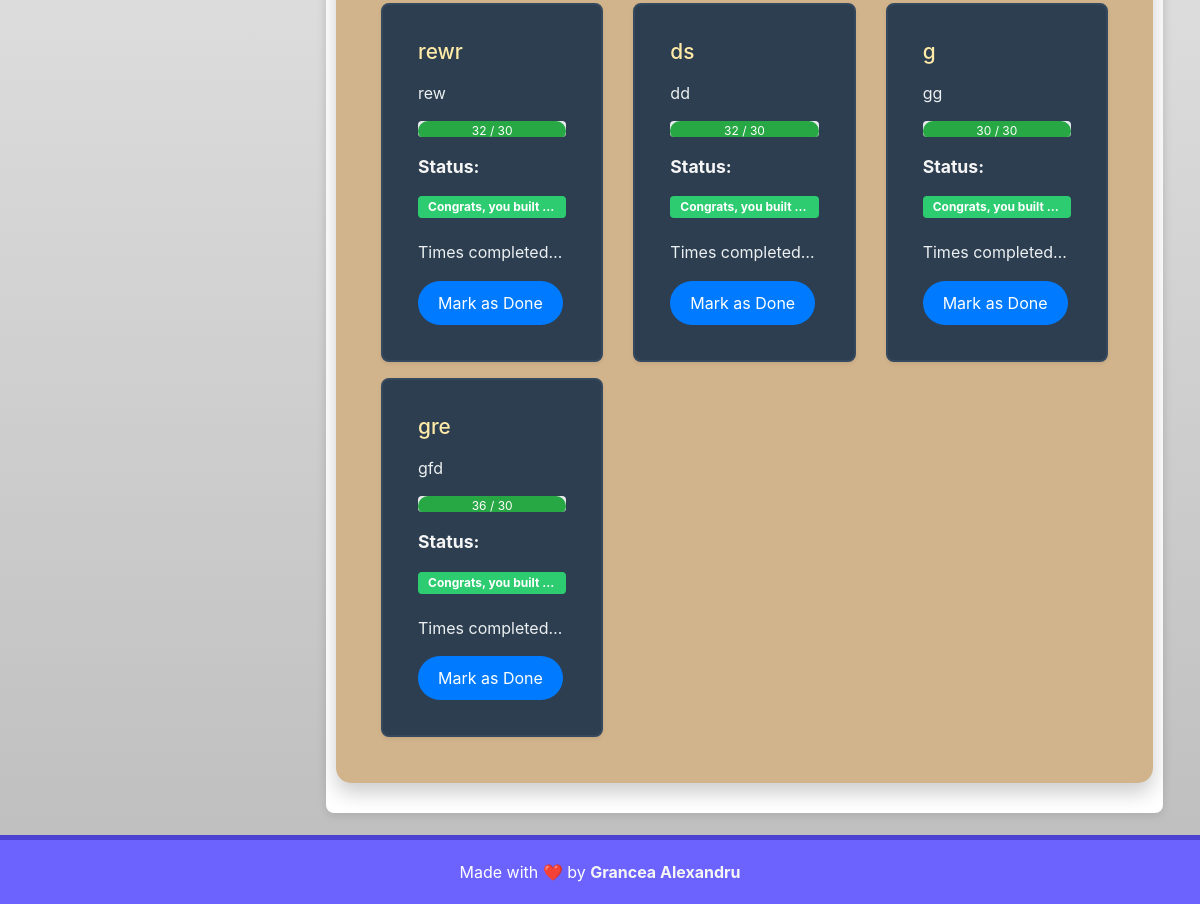
Page /main (signed in, lower part) on the earlier database version.
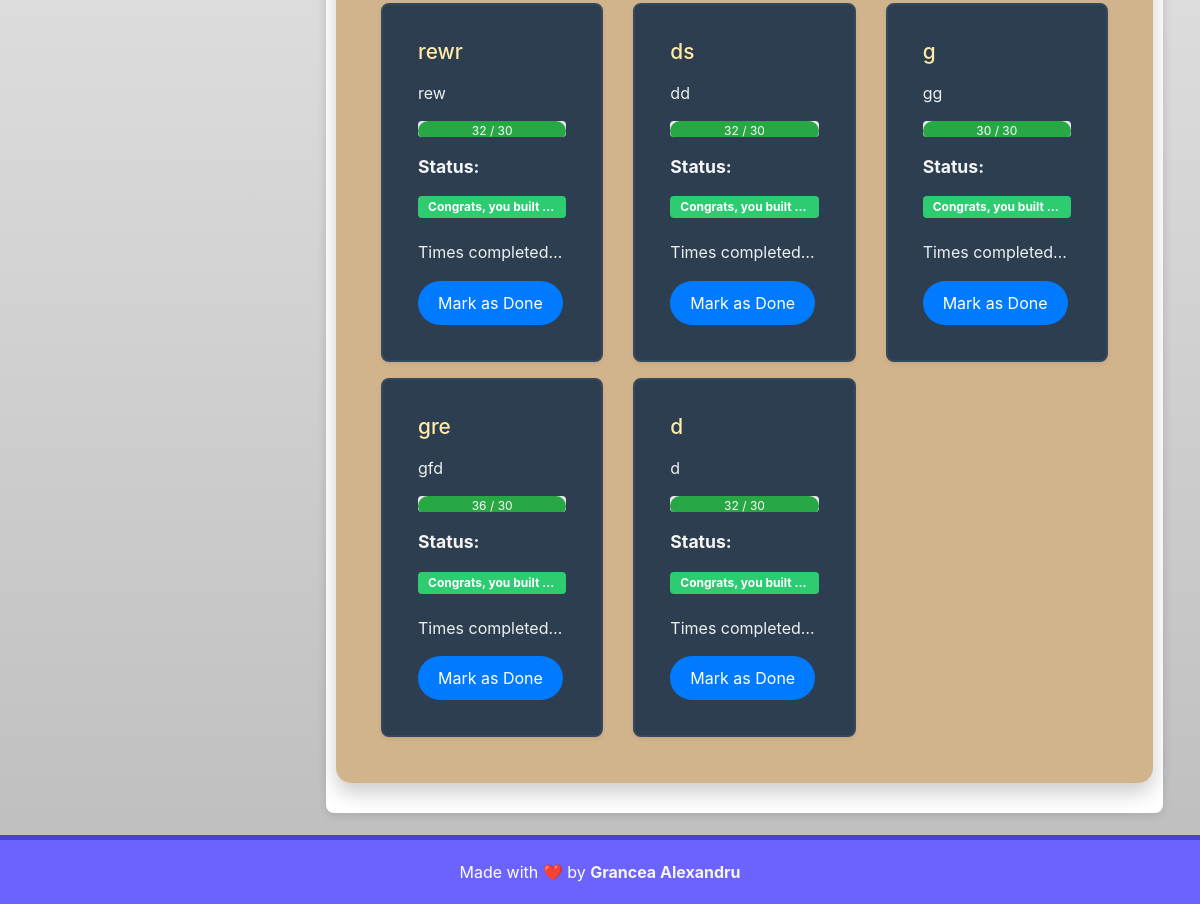
Same page on the later database version.
### habits/models.py (models this page shows, shortened)
class Habit(models.Model):
    user = models.ForeignKey(User, on_delete=models.CASCADE, related_name="habits")
    habit = models.CharField(max_length=64)
    description = models.CharField(max_length=255)
    status = models.CharField(max_length=64, default="Habit being formed")
    times_completed = models.IntegerField(default=0)
    private = models.BooleanField(default=False)

### habits/views.py (the view)
# urls.py: path('main', views.main_page, name='main_page'),
def main_page(request):
    habits = Habit.objects.filter(user=request.user)
    total_completed = 0
    for habit in habits:
        if habit.times_completed >= 30:
            total_completed += 1
        if habit.times_completed < 10:
            habit.status = "Habit at the beginning"
        elif habit.times_completed < 20:
            habit.status = "Keep going"
        elif habit.times_completed < 30:
            habit.status = "Almost there"
        else:
            habit.status = "Congrats, you built a habit!"
    user_badges = get_badge(total_completed)
    return render(request, "habits/main_page.html", {
        "habits": habits,
        "user_badges": user_badges
    })

### habits/templatetags/custom_filters.py (called while the page is built)
@register.filter
def percentage(value, max_value):
    try:
        return (value / max_value) * 100
    except (ValueError, ZeroDivisionError):
        return 0

@register.filter
def get_badge(total_completed):
    user_badges = []
    if total_completed >= 1:
        user_badges.append("Starter Badge")
    if total_completed >= 5:
        user_badges.append("Consistency Badge")
    if total_completed >= 10:
        user_badges.append("Master Badge")
    return user_badges

### templates/habits/main_page.html (shortened to what this page needs)
{% extends "habits/layout.html" %}
{% load custom_filters %}
{% block body %}
<div class="blackboard-margin">
    {% if habits %}
        <div class="habit-list mt-4">
            <div class="row">
              {% for habit in habits %}
                <div class="col-12 col-md-12 col-lg-4 mb-3" style="--card-index: {{ forloop.counter }}">
                <div class="card shadow-sm habit-card" id="habit-card-{{ habit.id }}"
                     title="Title {{ habit.habit }}&#10;Description: {{ habit.description }}&#10;Status: {{ habit.status }}&#10; Times Completed: {{ habit.times_completed }}">                        <div class="card-body">
                            <h5 class="card-title">{{ habit.habit }}</h5>
                            <p class="card-text">{{ habit.description }}</p>
                            <div class="progress">
                                <div id="progress-bar-{{ habit.id }}"
                                     class="progress-bar {% if habit.times_completed >= 30 %}bg-success{% else %}bg-warning{% endif %}"
                                     role="progressbar"
                                     style="width: {{ habit.times_completed|percentage:30 }}%;"
                                     aria-valuenow="{{ habit.times_completed }}"
                                     aria-valuemin="0"
                                     aria-valuemax="30">
                                    {{ habit.times_completed }} / 30
                                </div>
                            </div>
                            <p class="card-text">
                                <small class="status-label">Status:</small>
                                <div id="status-{{ habit.id }}" class="mt-1">
                                    {% if habit.times_completed >= 30 %}
                                        <span class="badge badge-success status-badge" title="Congrats, you built a habit!">Congrats, you built a habit!</span>
                                    {% elif habit.times_completed >= 25 %}
                                        <span class="badge badge-primary status-badge" title="Almost there!">Almost there!</span>
                                    {% elif habit.times_completed >= 10 %}
                                        <span class="badge badge-secondary status-badge" title="Keep going!">Keep going!</span>
                                    {% else %}
                                        <span class="badge badge-warning status-badge" title="Habit being prepared">Habit being prepared</span>
                                    {% endif %}
                                </div>
                            </p>
                            <p class="card-text no-wrap">
                                Times completed: <span id="times-completed-{{ habit.id }}">{{ habit.times_completed }}</span>
                            </p>
                            <button class="btn btn-primary btn-sm mark-done-btn" data-habit-id="{{ habit.id }}">Mark as Done</button>
                        </div>
                    </div>
                </div>
            {% endfor %}
            </div>
        </div>
    {% else %}
        <div class="alert alert-info text-center mt-4" role="alert">
            You don't have any habits yet. <a href="{% url 'add_habit' %}" class="alert-link">Add a new habit</a> to get started!
        </div>
    {% endif %}
</div>
{% endblock %}

Differences in the rows shown:
added Habit: habit "d", description "d", times_completed "32", shows "Congrats, you built…"
